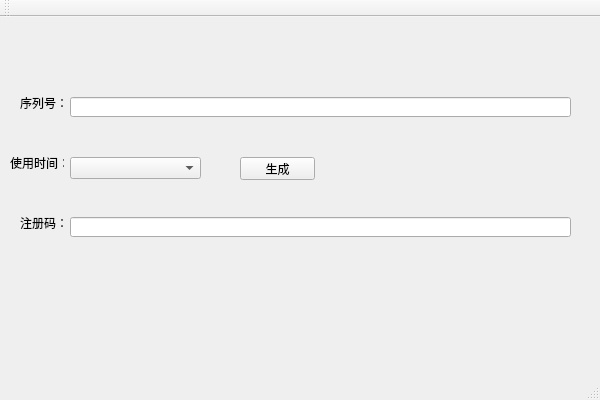
<?xml version="1.0" encoding="UTF-8"?>
<ui version="4.0">
 <class>RegisterKeyClass</class>
 <widget class="QMainWindow" name="RegisterKeyClass">
  <property name="geometry">
   <rect>
    <x>0</x>
    <y>0</y>
    <width>600</width>
    <height>400</height>
   </rect>
  </property>
  <property name="windowTitle">
   <string>RegisterKeyTools</string>
  </property>
  <widget class="QWidget" name="centralWidget">
   <widget class="QLabel" name="label">
    <property name="geometry">
     <rect>
      <x>20</x>
      <y>80</y>
      <width>54</width>
      <height>12</height>
     </rect>
    </property>
    <property name="text">
     <string>序列号：</string>
    </property>
   </widget>
   <widget class="QLineEdit" name="lineEdit">
    <property name="geometry">
     <rect>
      <x>70</x>
      <y>80</y>
      <width>501</width>
      <height>20</height>
     </rect>
    </property>
   </widget>
   <widget class="QLabel" name="label_2">
    <property name="geometry">
     <rect>
      <x>10</x>
      <y>140</y>
      <width>54</width>
      <height>12</height>
     </rect>
    </property>
    <property name="text">
     <string>使用时间：</string>
    </property>
   </widget>
   <widget class="QComboBox" name="comboBox">
    <property name="geometry">
     <rect>
      <x>70</x>
      <y>140</y>
      <width>131</width>
      <height>22</height>
     </rect>
    </property>
   </widget>
   <widget class="QLabel" name="label_3">
    <property name="geometry">
     <rect>
      <x>20</x>
      <y>200</y>
      <width>54</width>
      <height>12</height>
     </rect>
    </property>
    <property name="text">
     <string>注册码：</string>
    </property>
   </widget>
   <widget class="QLineEdit" name="lineEdit_2">
    <property name="geometry">
     <rect>
      <x>70</x>
      <y>200</y>
      <width>501</width>
      <height>20</height>
     </rect>
    </property>
   </widget>
   <widget class="QPushButton" name="pushButton">
    <property name="geometry">
     <rect>
      <x>240</x>
      <y>140</y>
      <width>75</width>
      <height>23</height>
     </rect>
    </property>
    <property name="text">
     <string>生成</string>
    </property>
   </widget>
  </widget>
  <widget class="QMenuBar" name="menuBar">
   <property name="geometry">
    <rect>
     <x>0</x>
     <y>0</y>
     <width>600</width>
     <height>23</height>
    </rect>
   </property>
  </widget>
  <widget class="QToolBar" name="mainToolBar">
   <attribute name="toolBarArea">
    <enum>TopToolBarArea</enum>
   </attribute>
   <attribute name="toolBarBreak">
    <bool>false</bool>
   </attribute>
  </widget>
  <widget class="QStatusBar" name="statusBar"/>
 </widget>
 <layoutdefault spacing="6" margin="11"/>
 <resources>
  <include location="registerkey.qrc"/>
 </resources>
 <connections/>
</ui>
